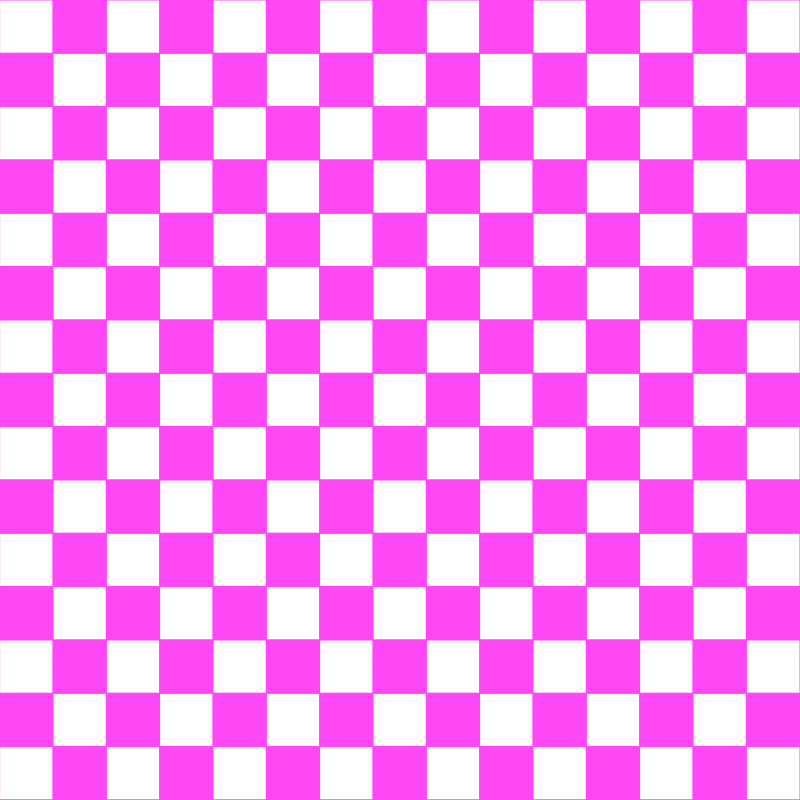
Frame 1 (no input)
Frame 60 (no input): identical to frame 1, image omitted
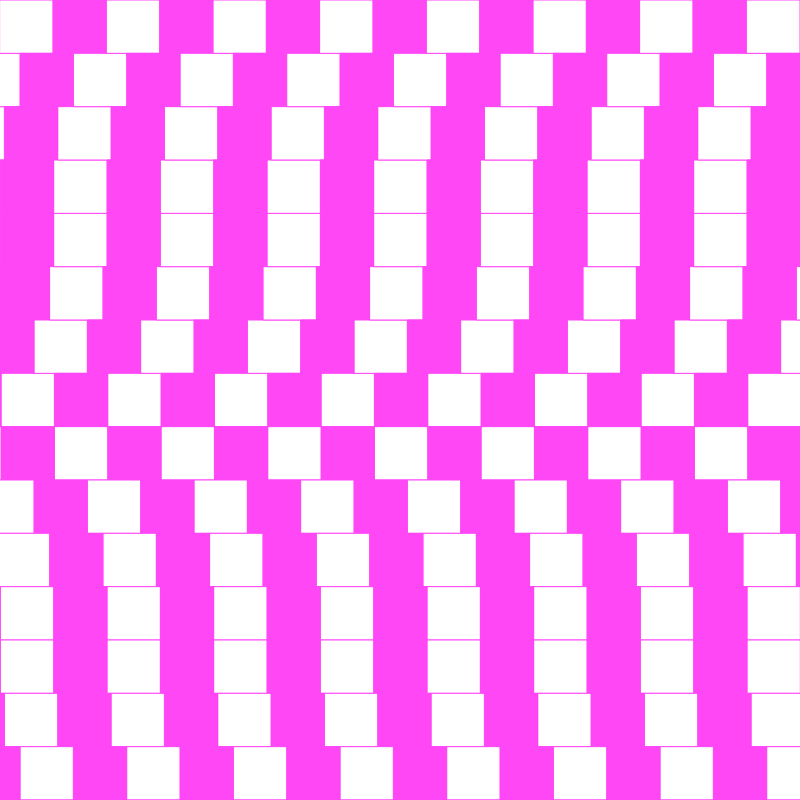
Frame 120 (the mouse pressed at the canvas centre since frame 60)

The p5.js sketch that drew these frames (run headless with seeded random() and noise() and a simulated clock; from frame 60 on, the mouse is pressed at the canvas centre):

// p5.js sketch
// ── sketch.js
let col = ['#ffffff', '#FF47f6'];

let num = 15;
let margin = 0;
let sz;

let sclVal, angle;

function setup(){
  createCanvas(800, 800);
  sz = (width - margin*2) / num;
  angle = 0;
}

function draw(){
  background(col[1]);

  let gap = 10;
  translate(-sz *gap, 0);
  
  for(let i=0; i<num+gap; i++){
    let x = margin + i * sz;
    for(let j=0; j<=num; j++){
      let y = margin + j * sz;

      sclVal = (mouseX /5) / 1.5 ; //+ noise(j)*20
      
      x += (sin(angle) * sclVal) ;    

      if(j % 2 === 0){
        if(i % 2 === 0){
          fill(col[0]);
        } else if(i % 2 === 1){
          fill(col[1]);
        }
      } else {
        if(i % 2 === 0){
          fill(col[1]);
        } else if(i % 2 === 1){
          fill(col[0]);
        }
      }

      // noStroke();
      stroke(col[1]);
      rect(x, y, sz);
      //circle(x,y,sz);

      angle += PI/8; //5
      
    } 
  }
}
